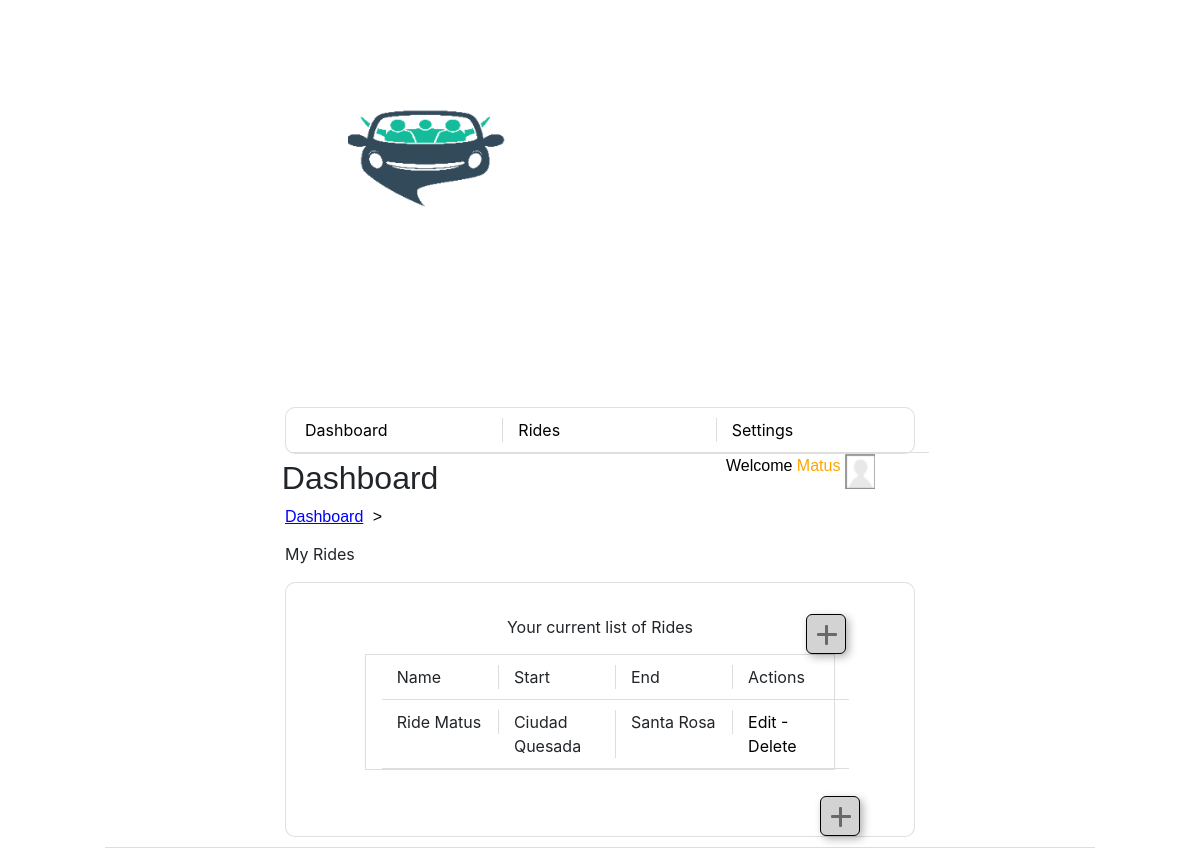
Screenshot of /Pages/dashboard.php (signed in) with the database file from the repository.
### tables this page shows
CREATE TABLE `rides` (
  `id` int(11) NOT NULL,
  `ride_name` varchar(255) NOT NULL,
  `start_from` varchar(255) NOT NULL,
  `end_to` varchar(255) NOT NULL,
  `description` text NOT NULL,
  `departure_time` time NOT NULL,
  `arrival_time` time NOT NULL,
  `days` varchar(255) NOT NULL,
  `user_id` int(11) NOT NULL
);

### models/dashboard_models.php (called while the page is built, shortened)
<?php
require_once($_SERVER['DOCUMENT_ROOT'] . '../db/conexion_db.php');
$user_id = $_SESSION['user_id'];
$sql = "SELECT * FROM rides WHERE user_id = ?";
$stmt = $conn->prepare($sql);
$stmt->bind_param("i", $user_id);
$stmt->execute();
$result = $stmt->get_result();
$rides = [];
while ($row = $result->fetch_assoc()) {
    $rides[] = $row;
}

### Pages/dashboard.php (the view, shortened to what this page needs)
<?php
require_once($_SERVER['DOCUMENT_ROOT'] . '../shared/header.php');
require_once($_SERVER['DOCUMENT_ROOT'] . '../models/dashboard_models.php');
if (isset($_SESSION['username'])) {
    $username = $_SESSION['username'];
} else {
    $username = "";
}
?>
<body>
    <div class="container">
        <div class="row justify-content-center mt-5">
            <div class="col-md-8">
                <img src="../Image/cars.png" class="img" alt="Fines Ilustrativos">
                <div class="card">
                    <div class="row align-items-start ml-1">
                        <div class="col">
                            <a href="dashboard.php" class="buttonmain">Dashboard</a>
                        </div>
                        <div class="col">
                            <a href="../Pages/add_rides.php" class="buttonmain">Rides</a>
                        </div>
                        <div class="col">
                            <a href="settings.php" class="buttonmain">Settings</a>
                        </div>
                    </div>
                </div>
                <div class="welcome-user">
                    <span>Welcome</span>
                    <a class="username"><?php echo $username; ?></a>
                    <img src="../Image/user.png" alt="User Icon" class="user-icon">
                    <h2 class="title">Dashboard</h2>
                </div>
                <div class="dashboard-link">
                    <a href="#">Dashboard</a>
                    <span class="arrow">></span>
                </div>
                <p class="title">My Rides</p>
                <div class="card">
                    <div class="card-body">
                        <p class="title">Your current list of Rides</p>
                        <div class="buttonplus" onclick="location.href='../pages/add_rides.php'">
                            <div class="plus vertical"></div>
                        </div>
                        <div class="table">
                            <div class="row align-items-start ml-3">
                                <div class="col">
                                    Name
                                </div>
                                <div class="col">
                                    Start
                                </div>
                                <div class="col">
                                    End
                                </div>
                                <div class="col">
                                    Actions
                                </div>
                            </div>
                            <?php
                            foreach ($rides as $ride) {
                                echo "<div class='row align-items-start ml-3'>";
                                echo "<div class='col'>" . $ride['ride_name'] . "</div>";
                                echo "<div class='col'>" . $ride['start_from'] . "</div>";
                                echo "<div class='col'>" . $ride['end_to'] . "</div>";
                                echo "<div class='col'>";
                                echo "<a href='edit.php?id=" . $ride['id'] . "' class='button'>Edit -</a>";
                                echo "<a href='?delete_id=" . $ride['id'] . "' class='button'>Delete</a>";
                                echo "</div>";
                                echo "</div>";
                            }
                            ?>
                        </div>
                    </div>
                    <div class="buttonplus2" onclick="location.href='../pages/add_rides.php'">
                        <div class="plus vertical"></div>
                    </div>
                </div>
            </div>
        </div>
    </div>
</body>
</html>

### styles.css/style_dashboard.css (style rules this page uses)
.img { margin-top: 1%; margin-left: 20%; width: 25%; }
.title { margin-left: 0%; margin-top: 2%; }
.container { margin-top: 2%; }
.table { margin-top: 50%; width: 80%; margin: auto; }
.buttonmain { color: black; }
.row { display: flex; justify-content: space-between; padding: 2% 2; border-bottom: 2px solid #ddd; }
.col { width: 25%; text-align: left; border-right: 5px solid #dbdada; }
.card { border-radius: 10px; }
.col:last-child { border-right: none; }
.dashboard-link { font-family: Arial, sans-serif; font-size: 12px; }
.dashboard-link a { color: blue; text-decoration: underline; }
.dashboard-link .arrow { color: blue; margin-left: 5px; }
.welcome-user .user-icon { position: absolute; width: 50px; height: auto; margin-left: 15px; width: 40px; }
.welcome-user { font-family: Arial, sans-serif; font-size: 15px; margin-left: 70%; }
.welcome-user .title { margin-left: -235%; margin-top: -10%; }
.welcome-user span { color: black; }
.username { color: orange; }
.dashboard-link .arrow { color: rgb(0, 0, 0); margin-left: 5px; }
.buttonplus { margin-top: -7%; margin-left: 85%; width: 40px; height: 40px; border: 1px solid black; position: relative; border-radius: 6px; background-color: #D3D3D3; box-shadow: 3px 3px 9px rgba(0, 0, 0, 0.3); cursor: pointer; }
.buttonplus2 { margin-top: 1%; margin-left: 85%; width: 40px; height: 40px; border: 1px solid black; position: relative; border-radius: 6px; background-color: #D3D3D3; box-shadow: 3px 3px 9px rgba(0, 0, 0, 0.3); cursor: pointer; }
.plus { background-color: #696969; position: absolute; border-radius: 1px; }
.vertical { width: 3px; height: 20px; top: 10px; left: 18.5px; }

### styles.css/style_settings.css (style rules this page uses)
.img { margin-top: 1%; margin-left: 10%; width: 25%; }
.title { margin-left: 0%; margin-top: 2%; }
.container { margin-top: 2%; }
.buttonmain { color: black; }
.dashboard-link { font-family: Arial, sans-serif; font-size: 16px; }
.dashboard-link a { color: blue; text-decoration: underline; }
.dashboard-link .arrow { color: blue; margin-left: 5px; }
.welcome-user .user-icon { margin-left: 5px; width: 30px; }
.welcome-user { font-family: Arial, sans-serif; font-size: 16px; margin-left: 70%; }
.welcome-user .title { margin-left: -235%; margin-top: -10%; }
.welcome-user span { color: black; }
.username { color: orange; }
.dashboard-link .arrow { width: 50px; color: rgb(0, 0, 0); margin-left: 5px; }

### styles.css/styles_login.css (style rules this page uses)
.img { margin-top: 5%; margin-left: 15%; width: 60%; }

### styles.css/styles_index.css (style rules this page uses)
.img { margin-top: 5%; margin-left: 35%; width: 25%; }
.title { margin-left: 3%; margin-top: 2%; }
.container { margin-top: 2%; }
.table { width: 80%; margin: auto; border: 1px solid #ddd; }
.row { display: flex; justify-content: space-between; padding: 10px 0; border-bottom: 1px solid #ddd; }
.col { width: 25%; text-align: left; border-right: 1px solid #ddd; }
.col:last-child { border-right: none; }
.button { color: #000000; }

### styles.css/styles_register.css (style rules this page uses)
body { margin: 0; padding: 0; height: 100%; display: flex; justify-content: center; align-items: center; background-image: url('background-image.jpg'); background-size: cover; background-position: center; }
.container { max-width: 1000px; padding: 20px; }
.card { background-color: rgba(255, 255, 255, 0.8); }
.card-body { text-align: center; }
.img { max-width: 100%; height: auto; margin-bottom: 200px; }

### styles.css/styles_rides.css (style rules this page uses)
.img { margin-top: 1%; margin-left: 10%; width: 25%; }
.title { margin-left: 0%; margin-top: 2%; }
.container { margin-top: 2%; }
.buttonmain { color: black; }
.dashboard-link { font-family: Arial, sans-serif; font-size: 16px; }
.dashboard-link a { color: blue; text-decoration: underline; }
.dashboard-link .arrow { color: blue; margin-left: 5px; }
.welcome-user .user-icon { margin-left: 5px; width: 30px; }
.welcome-user { font-family: Arial, sans-serif; font-size: 16px; margin-left: 70%; }
.welcome-user .title { margin-left: -235%; margin-top: -10%; }
.welcome-user span { color: black; }
.username { color: orange; }
.dashboard-link .arrow { width: 50px; color: rgb(0, 0, 0); margin-left: 5px; }

### rows the page displays
rides: ride_name "Ride Matus", start_from "Ciudad Quesada", end_to "Santa Rosa"

### other values shown
$username "Matus"
